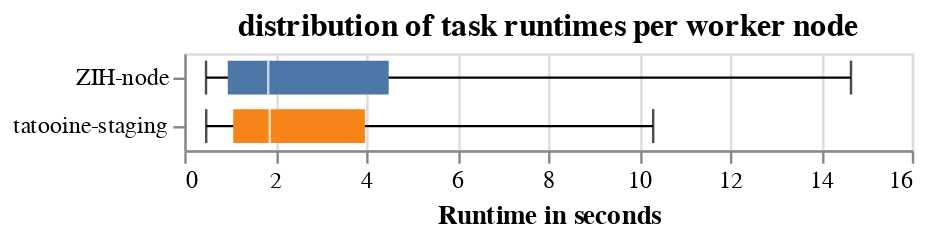

The notebook cell this image was saved under:
### Code cell
query = """
SELECT
  IF(t.worker_name LIKE 'ZIH-HPC-node%', 'ZIH-node', t.worker_name) AS worker_name_normalized,
  quantile_cont(t.runtime_s, 0.05) as lower,
  quantile_cont(t.runtime_s, 0.25) as twenty_five,
  quantile_cont(t.runtime_s, 0.5) as avg,
  quantile_cont(t.runtime_s, 0.75) as seventy_five,
  quantile_cont(t.runtime_s, 0.95) as upper,
  count(*) as count,
FROM tasks_stats t
WHERE toolchain is not null and toolchain != '' and t.runtime_s != 0
GROUP BY worker_name_normalized 
"""

tasks_runtime_distribution = con.sql(query).pl()

base = alt.Chart(tasks_runtime_distribution, title="distribution of task runtimes per worker node").encode(
    y=alt.Y("worker_name_normalized", title=""),
)

rules = base.mark_rule().encode(
    x=alt.X("lower").title("Runtime in seconds"),
    x2="upper",
)

bars = base.mark_bar(size=14).encode(
    x="twenty_five",
    x2="seventy_five",
    color=alt.Color("worker_name_normalized").legend(None),
)

ticks = base.mark_tick(color="white", size=14).encode(
    x="avg"
)

ticks_lower = base.mark_tick(size=14, color="black").encode(
    x="lower",
)

ticks_upper = base.mark_tick(size=14, color="black").encode(
    x="upper",
)


print(tasks_runtime_distribution.select(["worker_name_normalized", "count"]))

(rules + bars + ticks + ticks_lower + ticks_upper).display(scaleFactor=2)

### Figure 1 — Vega-Lite specification as saved in the notebook (floating-point values rounded to 4 significant figures)
{"config": {"view": {"continuousWidth": 300, "continuousHeight": 300}}, "layer": [{"mark": {"type": "rule"}, "encoding": {"x": {"field": "lower", "title": "Runtime in seconds", "type": "quantitative"}, "x2": {"field": "upper"}, "y": {"field": "worker_name_normalized", "title": "", "type": "nominal"}}, "title": "distribution of task runtimes per worker node"}, {"mark": {"type": "bar", "size": 14}, "encoding": {"color": {"field": "worker_name_normalized", "legend": null, "type": "nominal"}, "x": {"field": "twenty_five", "type": "quantitative"}, "x2": {"field": "seventy_five"}, "y": {"field": "worker_name_normalized", "title": "", "type": "nominal"}}, "title": "distribution of task runtimes per worker node"}, {"mark": {"type": "tick", "color": "white", "size": 14}, "encoding": {"x": {"field": "avg", "type": "quantitative"}, "y": {"field": "worker_name_normalized", "title": "", "type": "nominal"}}, "title": "distribution of task runtimes per worker node"}, {"mark": {"type": "tick", "color": "black", "size": 14}, "encoding": {"x": {"field": "lower", "type": "quantitative"}, "y": {"field": "worker_name_normalized", "title": "", "type": "nominal"}}, "title": "distribution of task runtimes per worker node"}, {"mark": {"type": "tick", "color": "black", "size": 14}, "encoding": {"x": {"field": "upper", "type": "quantitative"}, "y": {"field": "worker_name_normalized", "title": "", "type": "nominal"}}, "title": "distribution of task runtimes per worker node"}], "data": {"name": "data-c4d2c7827a2232579a8772610bd4ceb9"}, "$schema": "https://vega.github.io/schema/vega-lite/v5.20.1.json", "datasets": {"data-c4d2c7827a2232579a8772610bd4ceb9": [{"worker_name_normalized": "tatooine-staging", "lower": 0.4819, "twenty_five": 1.076, "avg": 1.879, "seventy_five": 3.972, "upper": 10.31, "count": 48617}, {"worker_name_normalized": "ZIH-node", "lower": 0.4779, "twenty_five": 0.9558, "avg": 1.846, "seventy_five": 4.495, "upper": 14.66, "count": 63806}]}}
